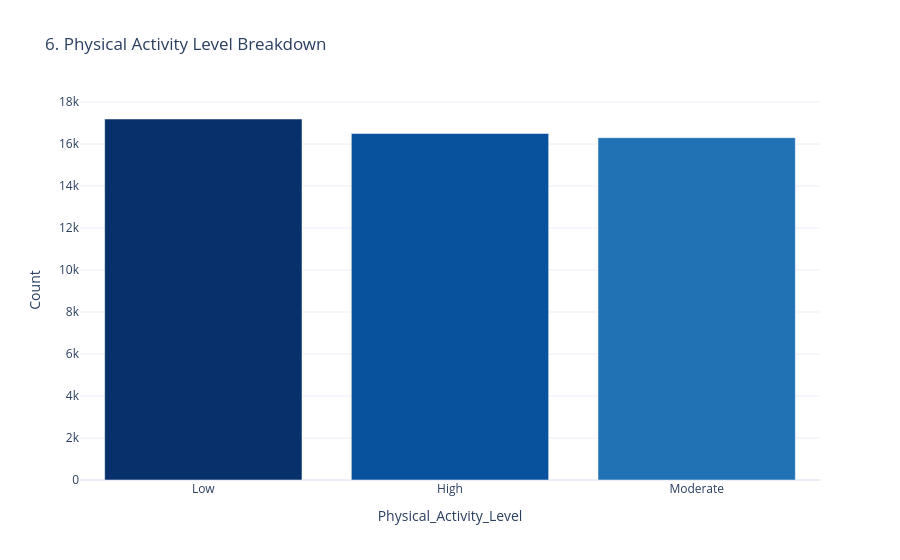

Source (notebook cell):
### Markdown cell above
## 6. Physical Activity Level Breakdown

### Code cell
#Count instances of physical activity levels
activity_counts = df_clean['Physical_Activity_Level'].value_counts().reset_index() 
activity_counts.columns = ['Physical_Activity_Level', 'Count']

fig6 = px.bar( 
    activity_counts,
    x="Physical_Activity_Level",
    y="Count", 
    color="Physical_Activity_Level", title="6. Physical Activity Level Breakdown", 
    color_discrete_sequence=px.colors.sequential.Blues_r,
    template="plotly_white" 
)
fig6.update_layout(showlegend=False) 
fig6.show()

### Figure 1 — Plotly figure (JSON) as saved in the notebook; plotly's stock layout.template omitted (floating-point values rounded to 4 significant figures)
{"data": [{"hovertemplate": "Physical_Activity_Level=%{x}<br>Count=%{y}<extra></extra>", "legendgroup": "Low", "marker": {"color": "rgb(8,48,107)", "pattern": {"shape": ""}}, "name": "Low", "orientation": "v", "showlegend": true, "textposition": "auto", "type": "bar", "x": ["Low"], "xaxis": "x", "y": [17193], "yaxis": "y"}, {"hovertemplate": "Physical_Activity_Level=%{x}<br>Count=%{y}<extra></extra>", "legendgroup": "High", "marker": {"color": "rgb(8,81,156)", "pattern": {"shape": ""}}, "name": "High", "orientation": "v", "showlegend": true, "textposition": "auto", "type": "bar", "x": ["High"], "xaxis": "x", "y": [16502], "yaxis": "y"}, {"hovertemplate": "Physical_Activity_Level=%{x}<br>Count=%{y}<extra></extra>", "legendgroup": "Moderate", "marker": {"color": "rgb(33,113,181)", "pattern": {"shape": ""}}, "name": "Moderate", "orientation": "v", "showlegend": true, "textposition": "auto", "type": "bar", "x": ["Moderate"], "xaxis": "x", "y": [16305], "yaxis": "y"}], "layout": {"barmode": "relative", "legend": {"title": {"text": "Physical_Activity_Level"}, "tracegroupgap": 0}, "showlegend": false, "title": {"text": "6. Physical Activity Level Breakdown"}, "xaxis": {"anchor": "y", "categoryarray": ["Low", "High", "Moderate"], "categoryorder": "array", "domain": [0, 1], "title": {"text": "Physical_Activity_Level"}}, "yaxis": {"anchor": "x", "domain": [0, 1], "title": {"text": "Count"}}}}
